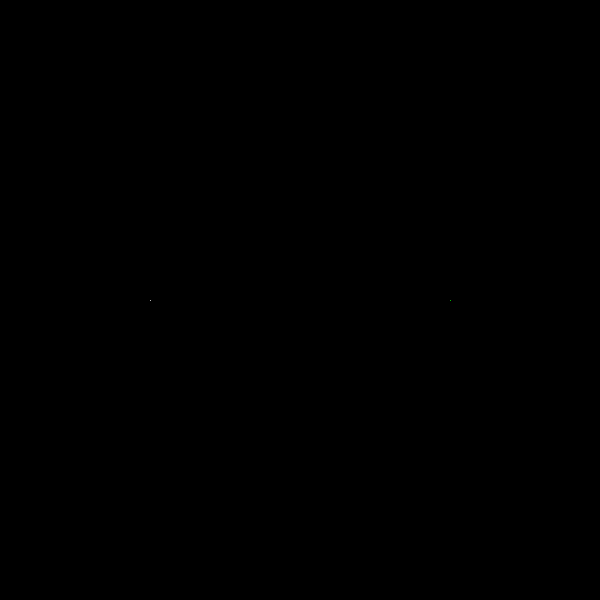
Frame 1 (no input)
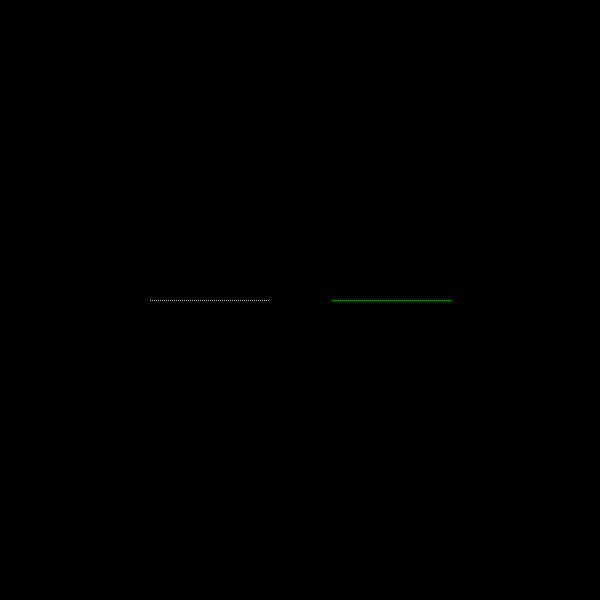
Frame 60 (the mouse pressed at the canvas centre just before this capture)
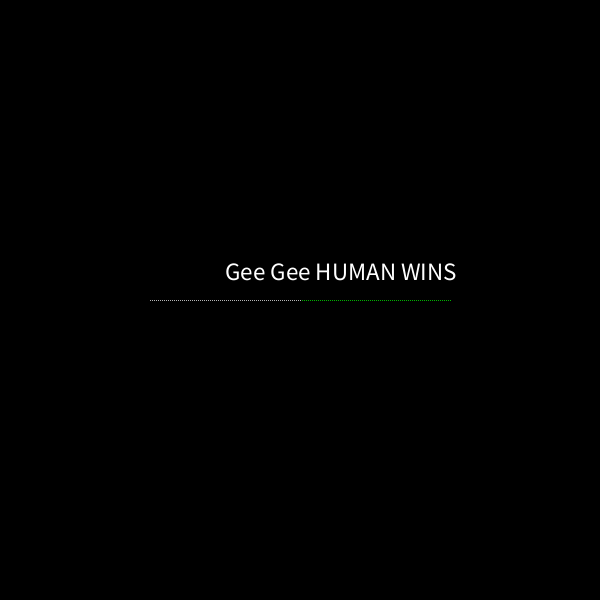
Frame 120 (the mouse held since frame 60 and released just before this capture)

The Processing sketch that drew these frames (run headless with seeded random() and noise(); from frame 60 on, the mouse is pressed at the canvas centre):

// Processing sketch: processing_77821
// ── processing_77821.pde

//Benjamin Z. Mods 16/17. Tron
int direction=RIGHT;
int compd=LEFT;
boolean gameover=false;
int cx=450;
int cy=300;
int x = 150;
int y = 300;
float z=random(3);
float i=random(1);
void setup()
{
  size(600, 600);
  background(0);
}
void draw()
{
  if (gameover==false)
  {
    human();
  }
  if (gameover==false)
  {
    computer();
  }
}
void human()
{
  if (get(x, y) != color(0, 0, 0)) 
  {
    textSize(25);
    text("Gee Gee COMPUTER WINS", 225, 280);
    gameover=true;
  }
  else
  {
    stroke(255);
    point(x, y);
    if (direction==RIGHT)
    {
      x+=2;
    }
    else if (direction==LEFT)
    {
      x-=2;
    }
    else if (direction==UP)
    {
      y-=2;
    }
    else if (direction==DOWN)
    {
      y+=2;
    }
  }
}
void computer()
{
  if (get(cx, cy) != color(0, 0, 0)) 
  {
    textSize(25);
    text("Gee Gee HUMAN WINS", 225, 280);
    gameover=true;
  }
  else
  {
    stroke(0, 255, 0);
    point(cx, cy);
    if (compd==RIGHT)
    {
      cx+=2;
      if (get(cx+2, cy)!=color(0))
      {
        
          compd=UP;
        
      }
    }
    else if (compd==LEFT)
    {
      cx-=2;
      if (get(cx-2, cy)!=color(0))
      { 
        
          compd=DOWN;
        
      }
    }
    else if (compd==UP)
    {
      cy-=2;
      if (get(cx, cy-2)!=color(0))
      {
        
          compd=LEFT;
        }
       
      
    }
    else if (compd==DOWN)
    {
      cy+=2;
      if (get(cx, cy+2)!=color(0))
      {
        compd=RIGHT;
      }
    }
  
  
      }
    }


void keyPressed()
{
  if (key=='a')
  {
    direction=LEFT;
  }
  else if (key=='d')
  {
    direction=RIGHT;
  }
  else if (key=='s')
  {
    direction=DOWN;
  }
  else if (key=='w')
  {
    direction=UP;
  }
}
